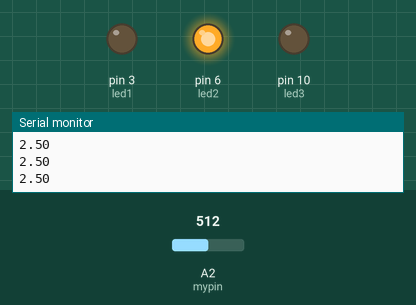
A sketch run on a simulated Arduino Uno, built with avr-gcc and run on an emulated ATmega328P. Shown: output pins drawn as LEDs (lit = HIGH), the last lines printed to the serial monitor. Inputs (shaded band) come from the test bench; at power-on: A2 (mypin) = 512.

Above: at 1.3 s.
1.4 s: A2 (mypin) set to 425
2.9 s: A2 (mypin) set to 394
At 3.4 s:
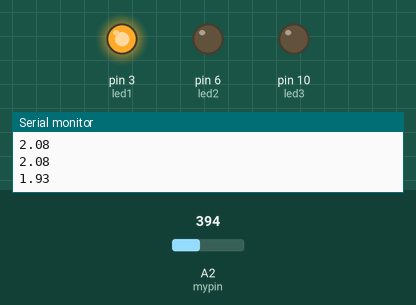
4.5 s: A2 (mypin) set to 900
At 5.7 s:
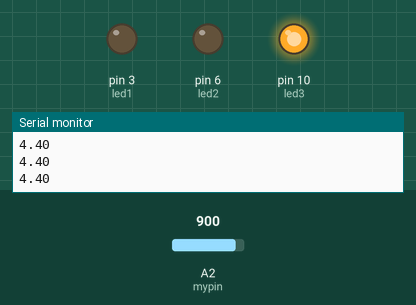
6.0 s: A2 (mypin) set to 828
7.5 s: A2 (mypin) set to 808
At 8.1 s:
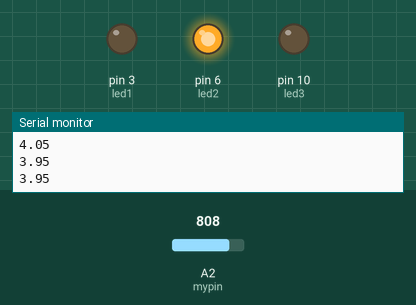
9.0 s: A2 (mypin) set to 1023
At 9.3 s:
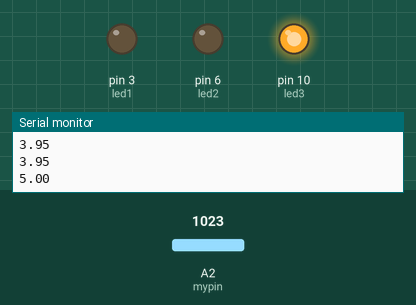
Timing chart, 0 to 11.5 s (numbered marks = the images above; inputs shaded):
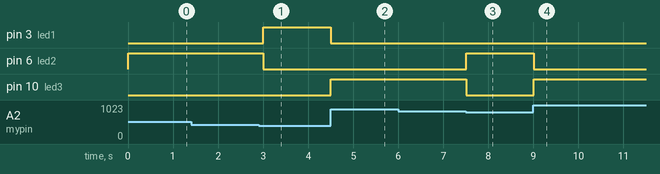

Measured:
- the behaviour switches between 410 and 409 on A2 (mypin) (found by bisection; images 0 and 1)
- the behaviour switches between 819 and 818 on A2 (mypin) (found by bisection; images 2 and 3)
- after the input at 2.9 s, pin 3 (led1): LOW → HIGH after 0.10 s; pin 6 (led2): HIGH → LOW after 0.10 s
- after the input at 4.5 s, pin 3 (led1): HIGH → LOW at once; pin 10 (led3): LOW → HIGH at once
- after the input at 7.5 s, pin 6 (led2): LOW → HIGH at once; pin 10 (led3): HIGH → LOW at once
- after the input at 9.0 s, pin 6 (led2): HIGH → LOW at once; pin 10 (led3): LOW → HIGH at once

The sketch:

potentiometer_if_LED.ino
```cpp
int mypin=A2;
float readval;
float v2;
int delaytime=500;
int led1=3;
int led2=6;
int led3=10;

void setup() {
  // put your setup code here, to run once:
  Serial.begin(9600);
pinMode(mypin,INPUT);
pinMode(led1,OUTPUT);
pinMode(led2,OUTPUT);
pinMode(led3,OUTPUT);

}

void loop() {
  // put your main code here, to run repeatedly:
  readval=analogRead(mypin);
  v2=(5./1023.)*readval;
  Serial.println(v2);

//case 1
  if(v2>=0.0 && v2<2.0)
  {
digitalWrite(led1,HIGH);
    }

if(v2>=2.0)
{
  digitalWrite(led1,LOW);
}
//case 2

  if(v2>=2.0 && v2<4.0)
  {
digitalWrite(led2,HIGH);
    }
if(v2<2.0 || v2>=4.0)
{
  digitalWrite(led2,LOW);
}
//case 3
if(v2>=4.0)
{
  digitalWrite(led3,HIGH);
}
else
{
  digitalWrite(led3,LOW);
}
  delay(delaytime);
  }
```
